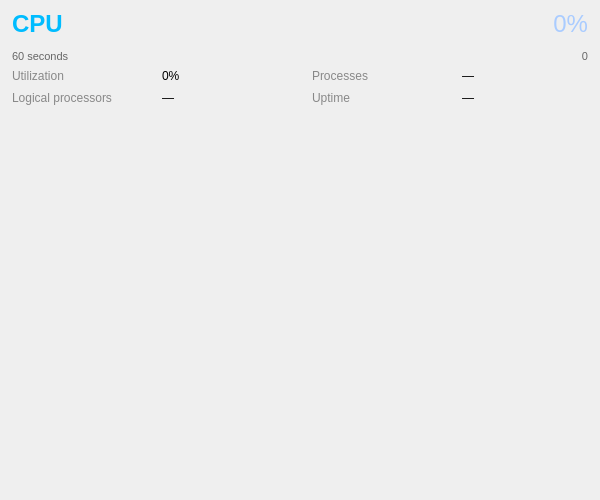
<?xml version="1.0" encoding="UTF-8"?>
<ui version="4.0">
 <class>CpuDetailWidget</class>
 <widget class="QWidget" name="CpuDetailWidget">
  <property name="geometry">
   <rect><x>0</x><y>0</y><width>600</width><height>500</height></rect>
  </property>
  <layout class="QVBoxLayout" name="verticalLayout">
   <property name="leftMargin"><number>12</number></property>
   <property name="topMargin"><number>10</number></property>
   <property name="rightMargin"><number>12</number></property>
   <property name="bottomMargin"><number>10</number></property>
   <property name="spacing"><number>6</number></property>

   <!-- Header row -->
   <item>
    <layout class="QHBoxLayout" name="headerLayout">
     <item>
      <widget class="QLabel" name="titleLabel">
       <property name="text"><string>CPU</string></property>
       <property name="styleSheet"><string>font-size: 18pt; font-weight: bold; color: #00bcff;</string></property>
      </widget>
     </item>
     <item>
      <spacer>
       <property name="orientation"><enum>Qt::Horizontal</enum></property>
       <property name="sizeHint" stdset="0"><size><width>40</width><height>0</height></size></property>
      </spacer>
     </item>
     <item>
      <widget class="QLabel" name="utilizationLabel">
       <property name="text"><string>0%</string></property>
       <property name="alignment"><set>Qt::AlignRight|Qt::AlignVCenter</set></property>
       <property name="styleSheet"><string>font-size: 18pt; color: #aaccff;</string></property>
      </widget>
     </item>
    </layout>
   </item>

   <!-- Graph -->
   <item>
    <widget class="Perf::GraphWidget" name="graphWidget">
     <property name="minimumHeight"><number>180</number></property>
    </widget>
   </item>

   <!-- Time axis labels -->
   <item>
    <layout class="QHBoxLayout" name="timeAxisLayout">
     <item>
      <widget class="QLabel" name="timeLeftLabel">
       <property name="text"><string>60 seconds</string></property>
       <property name="styleSheet"><string>color: #666; font-size: 8pt;</string></property>
      </widget>
     </item>
     <item>
      <spacer>
       <property name="orientation"><enum>Qt::Horizontal</enum></property>
       <property name="sizeHint" stdset="0"><size><width>40</width><height>0</height></size></property>
      </spacer>
     </item>
     <item>
      <widget class="QLabel" name="timeRightLabel">
       <property name="text"><string>0</string></property>
       <property name="alignment"><set>Qt::AlignRight|Qt::AlignVCenter</set></property>
       <property name="styleSheet"><string>color: #666; font-size: 8pt;</string></property>
      </widget>
     </item>
    </layout>
   </item>

   <!-- Stats grid -->
   <item>
    <layout class="QGridLayout" name="statsGrid">
     <property name="horizontalSpacing"><number>24</number></property>
     <property name="verticalSpacing"><number>8</number></property>

     <item row="0" column="0"><widget class="QLabel"><property name="text"><string>Utilization</string></property><property name="styleSheet"><string>color:#888;</string></property></widget></item>
     <item row="0" column="1"><widget class="QLabel" name="statUtilValue"><property name="text"><string>0%</string></property></widget></item>
     <item row="0" column="2"><widget class="QLabel"><property name="text"><string>Processes</string></property><property name="styleSheet"><string>color:#888;</string></property></widget></item>
     <item row="0" column="3"><widget class="QLabel" name="statProcessesValue"><property name="text"><string>—</string></property></widget></item>

     <item row="1" column="0"><widget class="QLabel"><property name="text"><string>Logical processors</string></property><property name="styleSheet"><string>color:#888;</string></property></widget></item>
     <item row="1" column="1"><widget class="QLabel" name="statLogicalCpusValue"><property name="text"><string>—</string></property></widget></item>
     <item row="1" column="2"><widget class="QLabel"><property name="text"><string>Uptime</string></property><property name="styleSheet"><string>color:#888;</string></property></widget></item>
     <item row="1" column="3"><widget class="QLabel" name="statUptimeValue"><property name="text"><string>—</string></property></widget></item>

    </layout>
   </item>

   <!-- Vertical spacer -->
   <item>
    <spacer>
     <property name="orientation"><enum>Qt::Vertical</enum></property>
     <property name="sizeHint" stdset="0"><size><width>0</width><height>40</height></size></property>
    </spacer>
   </item>

  </layout>
 </widget>
 <customwidgets>
  <customwidget>
   <class>Perf::GraphWidget</class>
   <extends>QWidget</extends>
   <header>perf/graphwidget.h</header>
  </customwidget>
 </customwidgets>
 <resources/>
 <connections/>
</ui>
